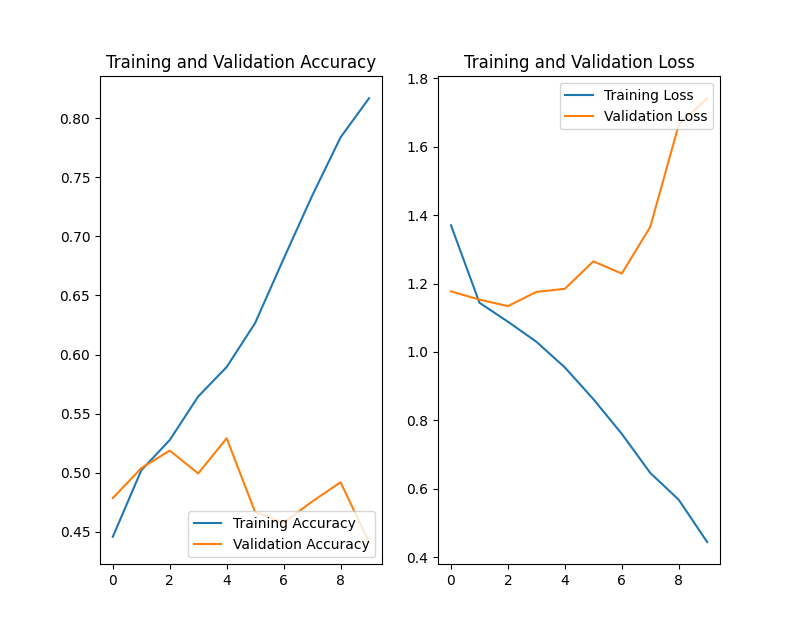

Here is the Python script that generated this plot:
import matplotlib.pyplot as plt
import numpy as np
import os
import PIL
import tensorflow as tf
import pathlib

from tensorflow import keras
from tensorflow.keras import layers
from tensorflow.keras.models import Sequential

data_dir = pathlib.Path('.')
#icBS = len(list(data_dir.glob('./_BrownSpot/*.jpg')))
#icHe = len(list(data_dir.glob('./_Healthy/*.jpg')))
#icHi = len(list(data_dir.glob('./_Hispa/*.jpg')))
#icLB = len(list(data_dir.glob('./_LeafBlast/*.jpg')))
#print(icBS)
#print(icHe)
#print(icHi)
#print(icLB)

batch_size = 32
pix=256

train_ds = tf.keras.utils.image_dataset_from_directory(
  data_dir,
  validation_split=0.2,
  subset="training",
  seed=123,
  image_size=(pix, pix),
  batch_size=batch_size)

val_ds = tf.keras.utils.image_dataset_from_directory(
  data_dir,
  validation_split=0.2,
  subset="validation",
  seed=123,
  image_size=(pix, pix),
  batch_size=batch_size)

class_names = train_ds.class_names
#print(class_names)

AUTOTUNE = tf.data.AUTOTUNE
train_ds = train_ds.cache().shuffle(1000).prefetch(buffer_size=AUTOTUNE)
val_ds = val_ds.cache().prefetch(buffer_size=AUTOTUNE)

#normalization_layer = layers.Rescaling(1./255)
#normalized_ds = train_ds.map(lambda x, y: (normalization_layer(x), y))
#image_batch, labels_batch = next(iter(normalized_ds))
#first_image = image_batch[0]
#print(np.min(first_image), np.max(first_image))

num_classes = len(class_names)
model = Sequential([
  layers.Rescaling(1./255, input_shape=(pix, pix, 3)),
  layers.Conv2D(16, 3, padding='same', activation='relu'),
  layers.MaxPooling2D(),
  layers.Conv2D(32, 3, padding='same', activation='relu'),
  layers.MaxPooling2D(),
  layers.Conv2D(64, 3, padding='same', activation='relu'),
  layers.MaxPooling2D(),
  layers.Flatten(),
  layers.Dense(128, activation='relu'),
  layers.Dense(num_classes)
])

model.compile(optimizer='adam',
              loss=tf.keras.losses.SparseCategoricalCrossentropy(from_logits=True),
              metrics=['accuracy'])

model.summary()

epochs=10
history = model.fit(
  train_ds,
  validation_data=val_ds,
  epochs=epochs
)

acc = history.history['accuracy']
val_acc = history.history['val_accuracy']
loss = history.history['loss']
val_loss = history.history['val_loss']
epochs_range = range(epochs)
plt.figure(figsize=(8, 8))
plt.subplot(1, 2, 1)
plt.plot(epochs_range, acc, label='Training Accuracy')
plt.plot(epochs_range, val_acc, label='Validation Accuracy')
plt.legend(loc='lower right')
plt.title('Training and Validation Accuracy')
plt.subplot(1, 2, 2)
plt.plot(epochs_range, loss, label='Training Loss')
plt.plot(epochs_range, val_loss, label='Validation Loss')
plt.legend(loc='upper right')
plt.title('Training and Validation Loss')
plt.show()
